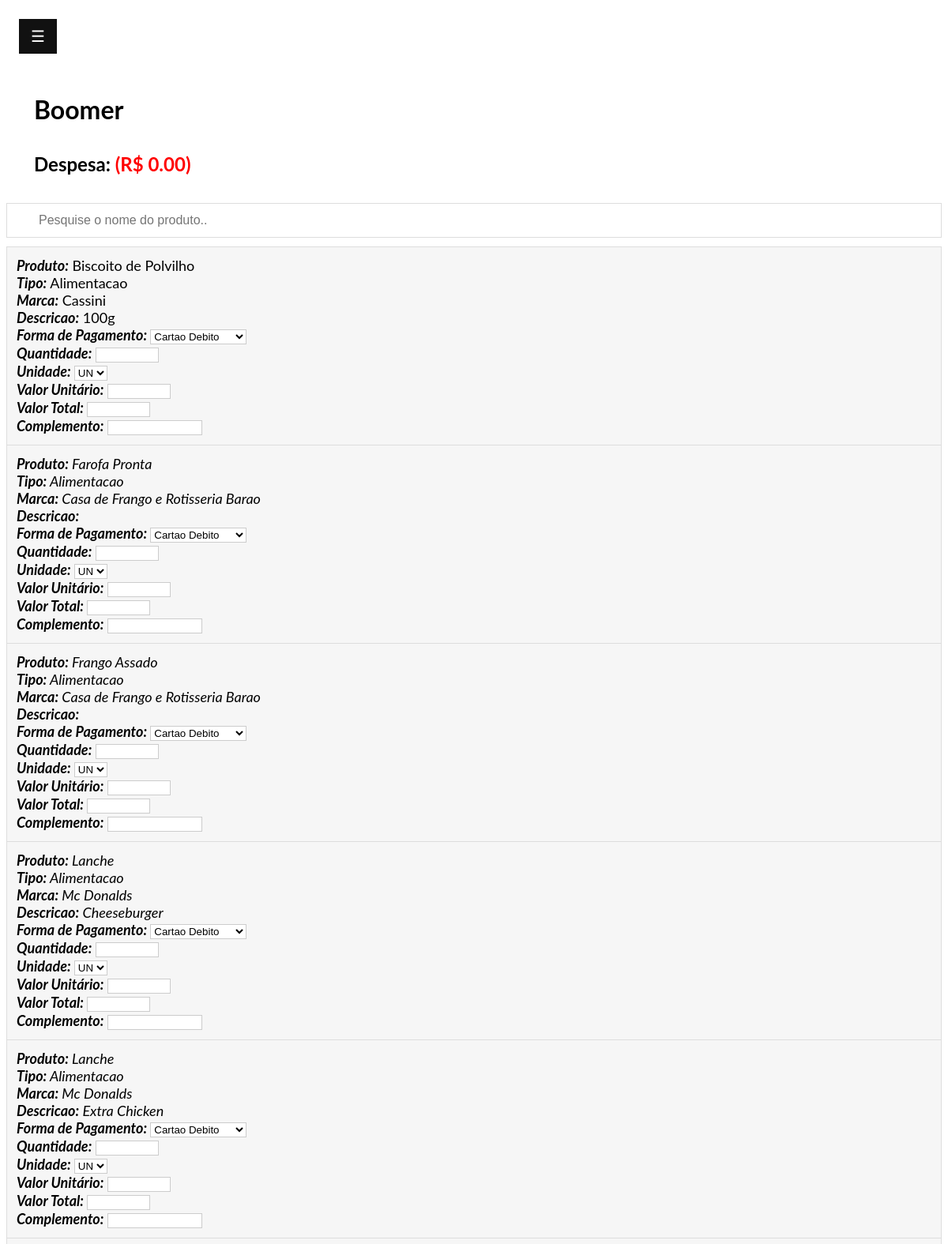
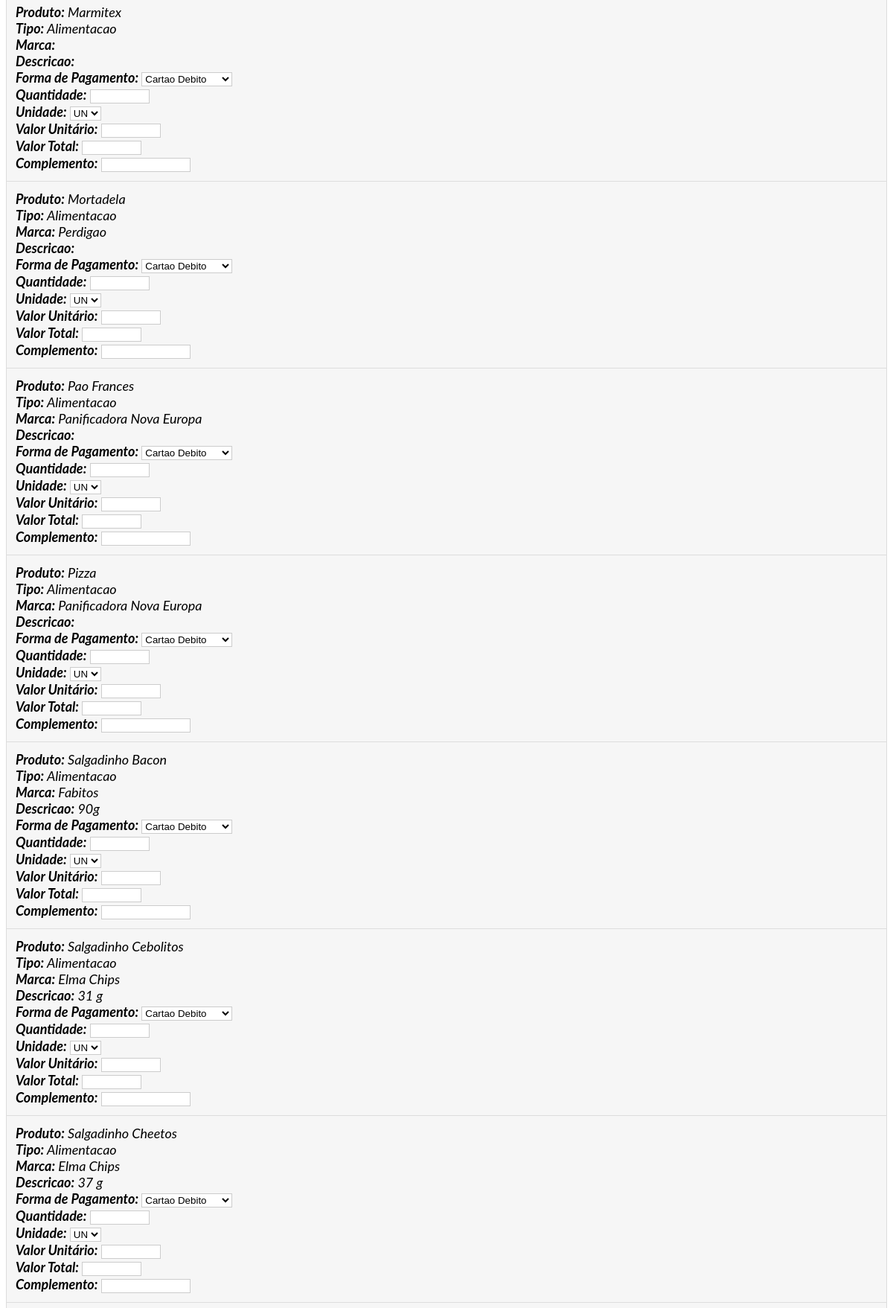
Page /expenses/php/index.php (upper part) on the committed database (2 pictures, top to bottom).
### tables this page shows
CREATE TABLE `Produto` (
	`Id` INT(11) NOT NULL AUTO_INCREMENT,
	`Nome` VARCHAR(250) NULL DEFAULT NULL COLLATE 'latin1_swedish_ci',
	`Tipo` VARCHAR(250) NULL DEFAULT NULL COLLATE 'latin1_swedish_ci',
	`Marca` VARCHAR(250) NULL DEFAULT NULL COLLATE 'latin1_swedish_ci',
	`Descricao` VARCHAR(250) NULL DEFAULT NULL COLLATE 'latin1_swedish_ci',
	PRIMARY KEY (`Id`) USING BTREE
)
COLLATE='latin1_swedish_ci';

### expenses/php/select_in.php (the view, shortened to what this page needs)
<?php
$sql = "SELECT Id, Nome, Tipo, Marca, Descricao FROM Produto ORDER BY Tipo ASC, Nome ASC, Marca ASC";
$result = $conn->query($sql);
if ($result->num_rows > 0) {
  while($row = $result->fetch_assoc()) {
    $codigo_produto = $row["Id"];
    $nome_produto = $row["Nome"];
    $tipo_produto = $row["Tipo"];
    $marca_produto = $row["Marca"];
    $descricao_produto = $row["Descricao"];
    echo '<li><a><b><i>Produto:</i></b> '.$nome_produto.'<br>';
    echo '<b><i>Tipo:</i></b> '.$tipo_produto.'<br>';
    echo '<b><i>Marca:</i></b> '.$marca_produto.'<br>';
    echo '<b><i>Descricao:</i></b> '.$descricao_produto.'<br>';
    echo '<b><i>Forma de Pagamento:</b> <select name="forma_pagamento'.$codigo_produto.'"><option value="Cartao Debito">Cartao Debito</option><option value="Cartao Credito">Cartao Credito</option><option value="Cartao Alymente">Cartao Alymente</option></select><br>';
    echo '<b><i>Quantidade:</b> <input type="text" name="quantidade'.$codigo_produto.'" style="width: 80px;"><br>';
    echo '<b><i>Unidade:</b> <select name="unidade'.$codigo_produto.'"><option value="UN">UN</option><option value="KG">KG</option></select><br>';
    echo '<b><i>Valor Unitário:</b> <input type="text" name="valor_unitario'.$codigo_produto.'" style="width: 80px;"><br>';
    echo '<b><i>Valor Total:</b> <input type="text" name="valor_total'.$codigo_produto.'" style="width: 80px;" name="txt" class="txt"><br>';
    echo '<b><i>Complemento:</b> <input type="text" name="complemento'.$codigo_produto.'" style="width: 120px;">';
    echo '</a></li>';
  }
}
?>

### menu/css/menu.css (style rules this page uses)
body { font-family: "Lato", sans-serif; }

### expenses/css/search_list.css (style rules this page uses)
* { box-sizing: border-box; }
#myUL li a { border: 1px solid #ddd; margin-top: -1px; background-color: #f6f6f6; padding: 12px; text-decoration: none; font-size: 18px; color: black; display: block }

### expenses/css/button.css (style rules this page uses)
input[type=text], select { border: 1px solid #ccc; background-color: #FFFFFF; }

### rows in the picture
produto: Nome "Biscoito de Polvilho", Tipo "Alimentacao", Marca "Cassini", Descricao "100g", Id "Cartao Debito", Id "UN"
produto: Nome "Farofa Pronta", Tipo "Alimentacao", Marca "Casa de Frango e Rotisseria Barao", Id "Cartao Debito", Id "UN"
produto: Nome "Frango Assado", Tipo "Alimentacao", Marca "Casa de Frango e Rotisseria Barao", Id "Cartao Debito", Id "UN"
produto: Nome "Lanche", Tipo "Alimentacao", Marca "Mc Donalds", Descricao "Cheeseburger", Id "Cartao Debito", Id "UN"
produto: Nome "Lanche", Tipo "Alimentacao", Marca "Mc Donalds", Descricao "Extra Chicken", Id "Cartao Debito", Id "UN"
produto: Nome "Marmitex", Tipo "Alimentacao", Id "Cartao Debito", Id "UN"
produto: Nome "Mortadela", Tipo "Alimentacao", Marca "Perdigao", Id "Cartao Debito", Id "UN"
produto: Nome "Pao Frances", Tipo "Alimentacao", Marca "Panificadora Nova Europa", Id "Cartao Debito", Id "UN"
produto: Nome "Pizza", Tipo "Alimentacao", Marca "Panificadora Nova Europa", Id "Cartao Debito", Id "UN"
produto: Nome "Salgadinho Bacon", Tipo "Alimentacao", Marca "Fabitos", Descricao "90g", Id "Cartao Debito", Id "UN"
produto: Nome "Salgadinho Cebolitos", Tipo "Alimentacao", Marca "Elma Chips", Descricao "31 g", Id "Cartao Debito", Id "UN"
produto: Nome "Salgadinho Cheetos", Tipo "Alimentacao", Marca "Elma Chips", Descricao "37 g", Id "Cartao Debito", Id "UN"
